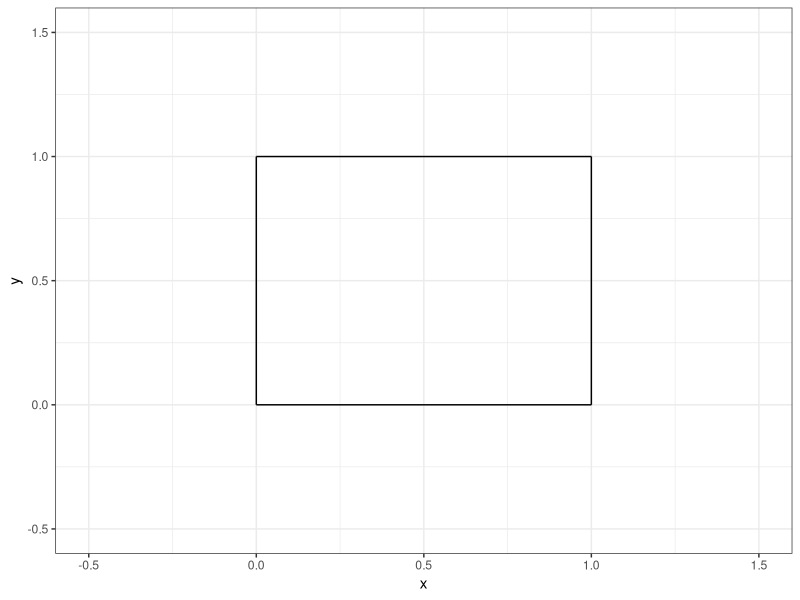
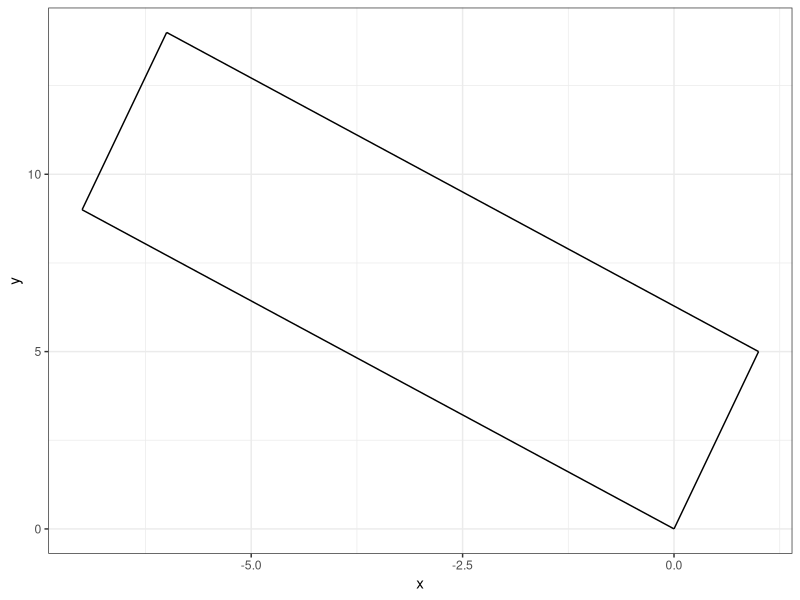
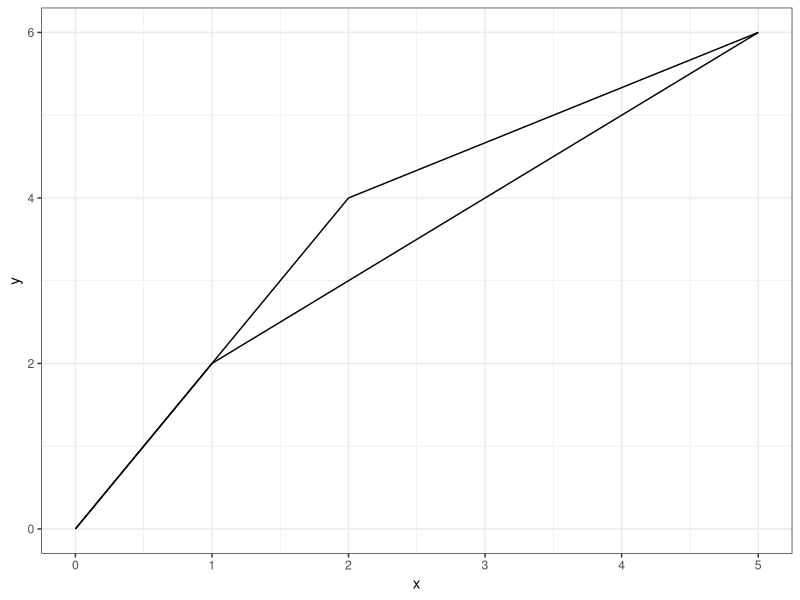
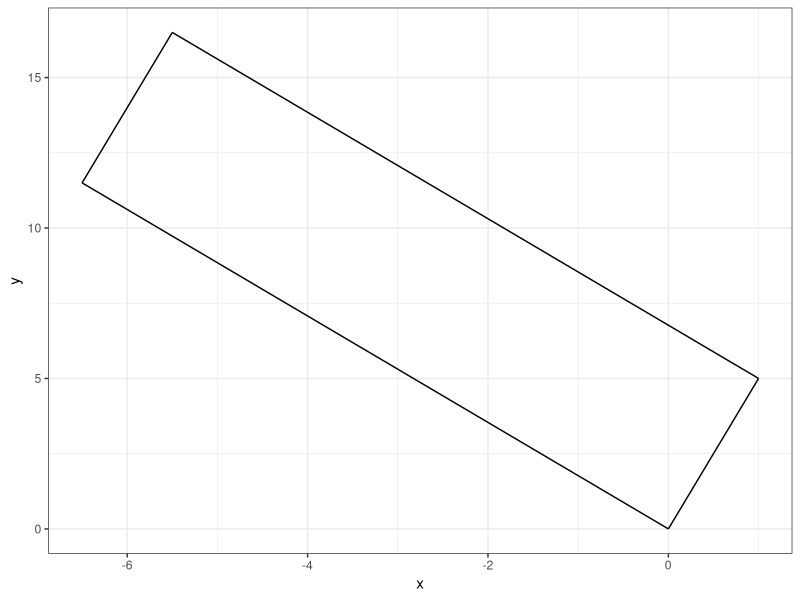
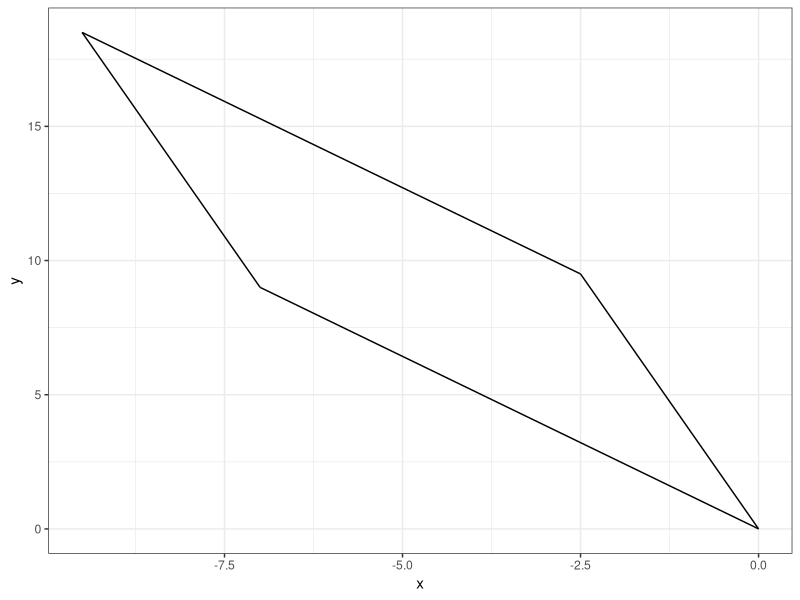
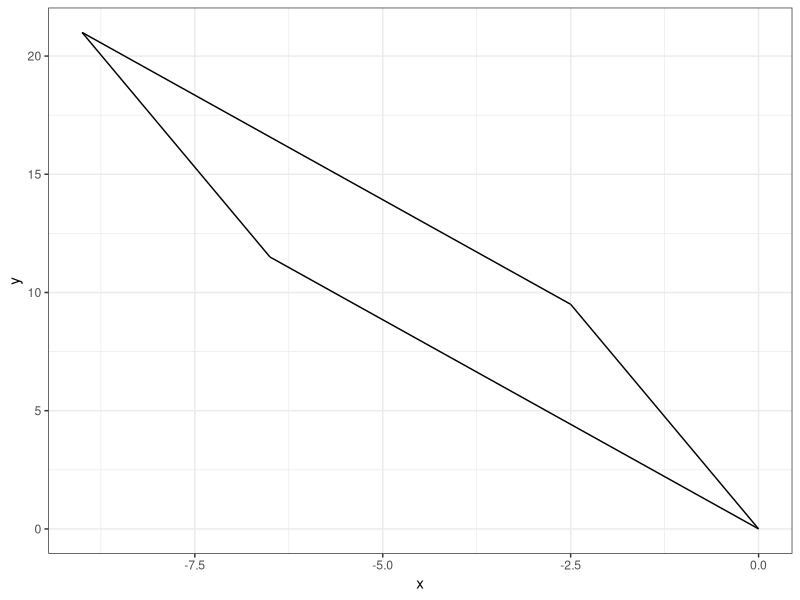
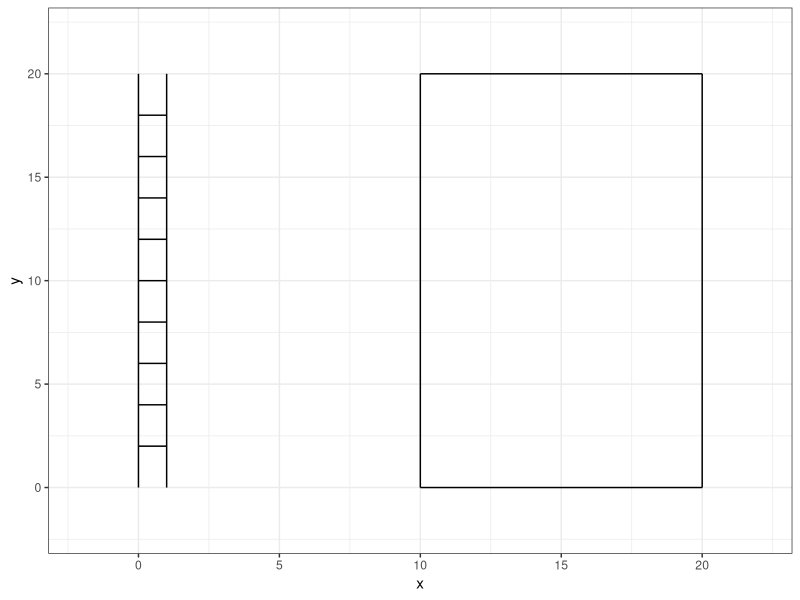

Source code (R) for these figures, in order:
## ---- chunk 1
#| echo: false

default_chunk_hook  <- knitr::knit_hooks$get("chunk")

latex_font_size <- c("Huge", "huge", "LARGE", "Large", 
                     "large", "normalsize", "small", 
                     "footnotesize", "scriptsize", "tiny")

knitr::knit_hooks$set(chunk = function(x, options) {
  x <- default_chunk_hook(x, options)
  if(options$size %in% latex_font_size) {
    paste0("\n \\", options$size, "\n\n", 
      x, 
      "\n\n \\normalsize"
    )
  } else {
    x
  }
})

## ---- chunk 2
#| label: load-packages
#| include: false
library(tidyverse)
## ---- chunk 3
#| label: fig-unitsquare
#| fig-cap: "The unit square."
#| fig-width: 3
#| fig-height: 3
#| scale: "80%"
#| fig-align: "center"
#| size: "scriptsize"
p0 <- c(0, 0)
p1 <- c(1, 0)
p2 <- c(1, 1)
p3 <- c(0, 1)
ggplot() +
  geom_segment(aes(x = p0[1], y = p0[2], xend = p1[1], yend = p1[2])) +
  geom_segment(aes(x = p1[1], y = p1[2], xend = p2[1], yend = p2[2])) +
  geom_segment(aes(x = p2[1], y = p2[2], xend = p3[1], yend = p3[2])) +
  geom_segment(aes(x = p3[1], y = p3[2], xend = p0[1], yend = p0[2])) +
  theme_bw() +
  xlim(-0.5, 1.5) +
  ylim(-0.5, 1.5) +
  labs(x = "x", y = "y")
## ---- chunk 4
(M=matrix(data=c(1, 0, 0, 1), nrow=2, ncol=2, byrow=T))
# storing M to use for part b
## ---- chunk 5
(A = matrix(data=c(1, -7, 5, 9), nrow=2, ncol=2, byrow=T))
## ---- chunk 6
(T = A%*%M)
## ---- chunk 7
(basis.vector1 = T[ , 1])
(basis.vector2 = T[ , 2])
## ---- chunk 8
p0 <- c(0, 0)
p1 <- c(1, 5)
p2 <- c(-6, 14)
p3 <- c(-7, 9)
## ---- chunk 9
#| label: fig-unitsquare2
#| fig-cap: "The unit square 2."
#| fig-width: 3
#| fig-height: 3
#| scale: "80%"
#| fig-align: "center"
#| size: "scriptsize"
ggplot() +
  geom_segment(aes(x = p0[1], y = p0[2], xend = p1[1], yend = p1[2])) +
  geom_segment(aes(x = p1[1], y = p1[2], xend = p2[1], yend = p2[2])) +
  geom_segment(aes(x = p2[1], y = p2[2], xend = p3[1], yend = p3[2])) +
  geom_segment(aes(x = p3[1], y = p3[2], xend = p0[1], yend = p0[2])) +
  theme_bw() +
  # xlim(-15, 15) +
  # ylim(-5, 25) +
  labs(x = "x", y = "y")
## ---- chunk 10
det(A)
## ---- chunk 11
(A = matrix(data = c(1, 2, 2, 4), nrow=2, ncol=2, byrow=T)) 
## ---- chunk 12
(T = A%*%M)
## ---- chunk 13
(basis.vector1 = T[ , 1])
(basis.vector2 = T[ , 2])
## ---- chunk 14
p0 = c(0, 0)
p1 = c(1, 2)
p2 = c(5, 6)
p3 = c(2, 4)
## ---- chunk 15
#| label: fig-unitsquare3
#| fig-cap: "The unit square 3."
#| fig-width: 3
#| fig-height: 3
#| scale: "80%"
#| fig-align: "center"
#| size: "scriptsize"
ggplot() +
  geom_segment(aes(x = p0[1], y = p0[2], xend = p1[1], yend = p1[2])) +
  geom_segment(aes(x = p1[1], y = p1[2], xend = p2[1], yend = p2[2])) +
  geom_segment(aes(x = p2[1], y = p2[2], xend = p3[1], yend = p3[2])) +
  geom_segment(aes(x = p3[1], y = p3[2], xend = p0[1], yend = p0[2])) +
  theme_bw() +
  # xlim(-15, 15) +
  # ylim(-5, 25) +
  labs(x = "x", y = "y")
## ---- chunk 16
det(A)
## ---- chunk 17
(M = matrix(data = c(1, 0.5, 0, 1), nrow=2, ncol=2, byrow=T))
(A = matrix(data = c(1, -7, 5, 9), nrow=2, ncol=2, byrow=T))
(T = A%*%M)
## ---- chunk 18
p0 <- c(0, 0)
p1 <- c(1, 5)
p2 <- c(-5.5, 16.5)
p3 <- c(-6.5, 11.5)
## ---- chunk 19
#| label: fig-unitsquare4
#| fig-cap: "The unit square 4."
#| fig-width: 3
#| fig-height: 3
#| scale: "80%"
#| fig-align: "center"
#| size: "scriptsize"
ggplot() +
  geom_segment(aes(x = p0[1], y = p0[2], xend = p1[1], yend = p1[2])) +
  geom_segment(aes(x = p1[1], y = p1[2], xend = p2[1], yend = p2[2])) +
  geom_segment(aes(x = p2[1], y = p2[2], xend = p3[1], yend = p3[2])) +
  geom_segment(aes(x = p3[1], y = p3[2], xend = p0[1], yend = p0[2])) +
  theme_bw() +
  # xlim(-15, 15) +
  # ylim(-5, 25) +
  labs(x = "x", y = "y")
## ---- chunk 20
(M = matrix(data = c(1, 0, 0.5, 1), nrow=2, ncol=2, byrow=T))
(T = A%*%M)
## ---- chunk 21
p0 <- c(0, 0)
p1 <- c(-2.5, 9.5)
p2 <- c(-9.5, 18.5)
p3 <- c(-7, 9)
## ---- chunk 22
#| label: fig-unitsquare5
#| fig-cap: "The unit square 5."
#| fig-width: 3
#| fig-height: 3
#| scale: "80%"
#| fig-align: "center"
#| size: "scriptsize"
ggplot() +
  geom_segment(aes(x = p0[1], y = p0[2], xend = p1[1], yend = p1[2])) +
  geom_segment(aes(x = p1[1], y = p1[2], xend = p2[1], yend = p2[2])) +
  geom_segment(aes(x = p2[1], y = p2[2], xend = p3[1], yend = p3[2])) +
  geom_segment(aes(x = p3[1], y = p3[2], xend = p0[1], yend = p0[2])) +
  theme_bw() +
  # xlim(-15, 15) +
  # ylim(-5, 25) +
  labs(x = "x", y = "y")
## ---- chunk 23
(M = matrix(data = c(1, 0.5, 0.5, 1), nrow=2, ncol=2, byrow=T))
(T = A%*%M)
## ---- chunk 24
p0 <- c(0, 0)
p1 <- c(-2.5, 9.5)
p2 <- c(-9, 21)
p3 <- c(-6.5, 11.5)
## ---- chunk 25
#| label: fig-unitsquare6
#| fig-cap: "The unit square 6."
#| fig-width: 3
#| fig-height: 3
#| scale: "80%"
#| fig-align: "center"
#| size: "scriptsize"
ggplot() +
  geom_segment(aes(x = p0[1], y = p0[2], xend = p1[1], yend = p1[2])) +
  geom_segment(aes(x = p1[1], y = p1[2], xend = p2[1], yend = p2[2])) +
  geom_segment(aes(x = p2[1], y = p2[2], xend = p3[1], yend = p3[2])) +
  geom_segment(aes(x = p3[1], y = p3[2], xend = p0[1], yend = p0[2])) +
  theme_bw() +
  # xlim(-15, 15) +
  # ylim(-5, 25) +
  labs(x = "x", y = "y")
## ---- chunk 26
x = c(0,0,1,1,0,1,0,1,0,1,0,1,0,1,0,1,0,1,0,1,0,1)
y = c(0,20,0,20,2,2,4,4,6,6,8,8,10,10,12,12,14,14,16,16,18,18)
group = rep(1:11, each =2)
ladder = data.frame(col1 = x, col2 = y, col3 = group)
## ---- chunk 27
#| label: fig-ladder
#| fig-cap: "A ladder."
#| fig-width: 3
#| fig-height: 3
#| scale: "80%"
#| fig-align: "center"
#| size: "scriptsize"
ggplot() +
  geom_path(data = ladder, 
              aes(x = x, y = y, group = group)) +
                  geom_segment(aes(x = 10, xend = 10,
                   y=0, yend = 20))+
  geom_segment(aes(x = 10, xend = 20,
                   y=20, yend = 20))+
  geom_segment(aes(x = 20, xend = 20,
                   y=0, yend = 20))+
  geom_segment(aes(x = 10, xend = 20,
                   y=0, yend = 0)) +
  theme_bw() +
  xlim(-2,22) +
  ylim(-2,22)
